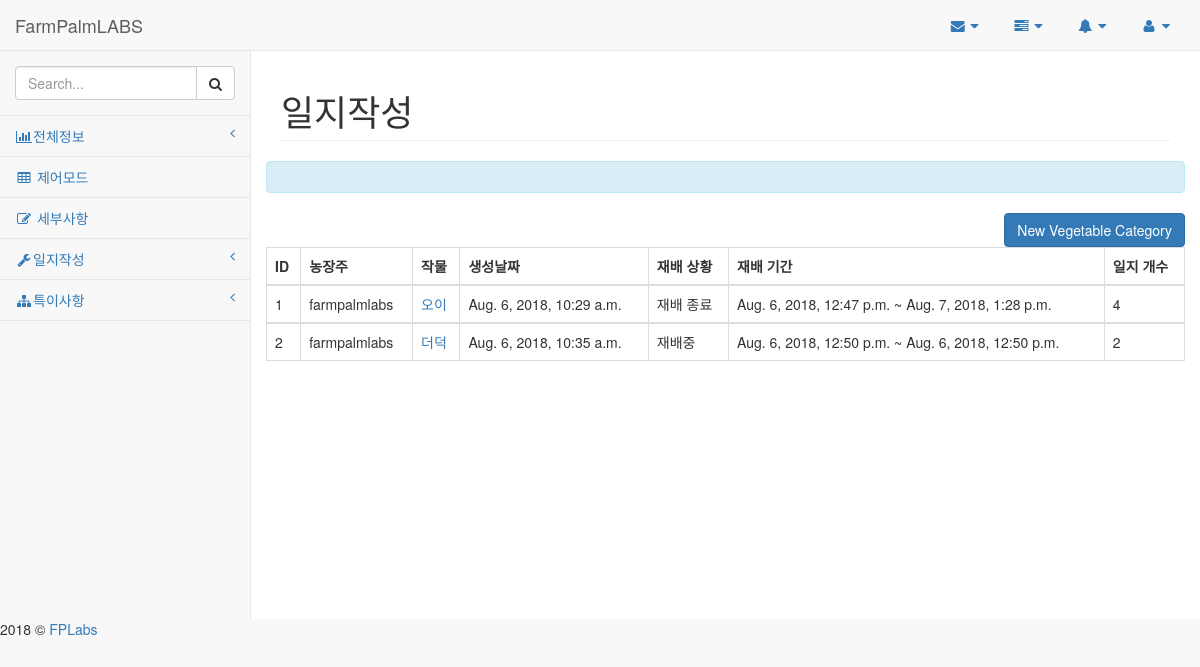
The app's page /palm/vegi/ with its own data.
### palm/models.py (models this page shows, shortened)
class VegiType(models.Model):
    VEGI_TYPE = (
        ('a', '오이'),
        ('b', '딸기'),
        ('c', '더덕'),  # 이는 나중에 가나다 순으로 정렬하는게 가독성을 높일수 있을듯 ?
    )
    user = models.ForeignKey(settings.AUTH_USER_MODEL, related_name='daily_set', on_delete=models.PROTECT)
    vegi_type = models.CharField(max_length=1, choices=VEGI_TYPE)
    updated_at = models.DateTimeField(auto_now=True)
    created_at = models.DateTimeField(auto_now_add=True)

class Record(models.Model):
    VEGI_DATE = (
        ('s', '재배 시작'),  # start
        ('i', '재배중'),  # ing
        ('e', '재배 종료'),  # end
    )
    vegi_type = models.ForeignKey(VegiType, on_delete=models.PROTECT)
    vegi_size = models.FloatField()
    vegi_condition = models.CharField(max_length=50)     # choice
    vegi_cultivation = models.CharField(max_length=1, choices=VEGI_DATE)      # choice
    vegi_shipment = models.FloatField()
    vegi_comment = models.TextField()
    created_at = models.DateTimeField(auto_now_add=True)
    updated_at = models.DateTimeField(auto_now=True)

### palm/views.py (the view)
# urls.py: path('vegi/', views.vegi_category, name = 'vegi_category'),
def vegi_category(request):
    all_vegi = VegiType.objects.all()
    return render(request, 'record/vegi_category.html',{
        'vegi_category' : all_vegi,
    })

### palm/templates/record/vegi_category.html
{% extends "record/layout.html" %}
{% block content %}
<div class ="row">
    <p class = "col-sm-12">
        <div class="alert alert-info">
        </div>
    <a href="{% url "palm:record_vegi_new" %}" class = "btn btn-primary pull-right">New Vegetable Category</a>
    <p>
            <table class = "table table-hover table-bordered">
                <thead>
                    <tr>
                        <th>ID</th>
                        <th>농장주</th>
                        <th>작물</th>
                        <th>생성날짜</th>
                        <th>재배 상황</th>
                        <th>재배 기간</th>
                        <th>일지 개수</th>
                    </tr>
                </thead>
                <tbody>
            {% for vegi_list in vegi_category %}
                    <tr>
                        <td>{{vegi_list.id}}</td>
                        <td>{{vegi_list.user}}</td>
                        <td><a href="{% url "palm:record_list" vegi_list.id %}">{{vegi_list.get_vegi_type_display}}</a></td>
                        <td>{{vegi_list.created_at }}</td>
                        <td>{{vegi_list.record_set.all.last.get_vegi_cultivation_display}}</td>
                        <td>{{vegi_list.record_set.all.first.created_at}} ~ {{vegi_list.record_set.all.last.created_at}}</td>
                        <td>{{vegi_list.record_set.all.count}}</td>
                    </tr>
                </tbody>
{% endfor %}
            </table>
    </div>
{% endblock %}

### records on screen
VegiType: id "1", user "farmpalmlabs", vegi_type "오이", created_at "Aug. 6, 2018, 10:29 a.m.", record_set.all.last.vegi_cultivation "재배 종료", record_set.all.first.created_at "Aug. 6, 2018, 12:47 p.m.", record_set.all.last.created_at "Aug. 7, 2018, 1:28 p.m.", record_set.all.count "4"
VegiType: id "2", user "farmpalmlabs", vegi_type "더덕", created_at "Aug. 6, 2018, 10:35 a.m.", record_set.all.last.vegi_cultivation "재배중", record_set.all.first.created_at "Aug. 6, 2018, 12:50 p.m.", record_set.all.last.created_at "Aug. 6, 2018, 12:50 p.m.", record_set.all.count "2"
